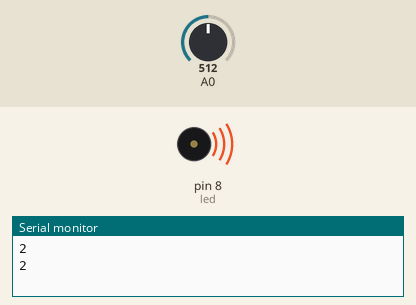
Simulated run of this sketch. Board: Arduino Uno, built with avr-gcc and run on an emulated ATmega328P. On the bench: buzzer (waves = sounding), the last lines printed to the serial monitor. The test bench sets the inputs (shaded band); at power-on: A0 = 512.

Above: at 3.5 s.
3.6 s: A0 set to 492
At 5.8 s:
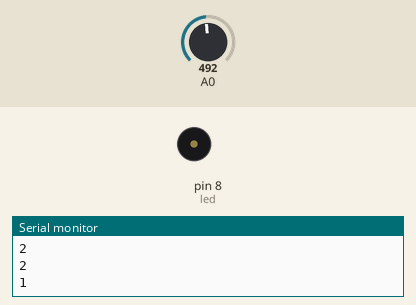
7.2 s: A0 set to 900
At 8.3 s:
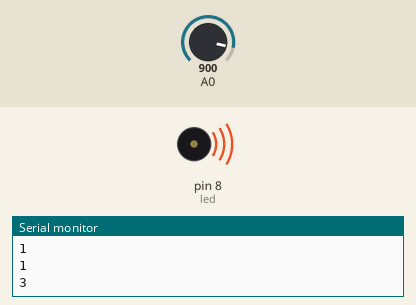
Timing chart, 0 to 16.8 s (numbered marks = the images above; inputs shaded):
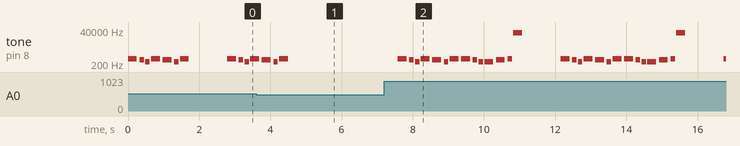

The sketch:

mixer.ino
```cpp
#include "pitches.h"

#define led 8


// notes in the melody:
int melody[] = {
 NOTE_A4, NOTE_G4, NOTE_D4,  NOTE_D4, NOTE_G4,  NOTE_A4
};


int melody2[] = {
  NOTE_A4, NOTE_G4, NOTE_D4, NOTE_A4, NOTE_G4, NOTE_D4,
};

int melody3[] = {
  NOTE_A4, NOTE_G4, NOTE_D4,
};
// note durations: 4 = quarter note, 8 = eighth note, etc.:
int noteDurations[] = {
  4, 8, 8, 4, 4, 8, 4
};

int noteDurations2[] = {
  4, 8, 8, 4, 4,
};

int noteDurations3[] = {
  4, 8, 8
};

void setup()

{ Serial.begin (9600);

pinMode(led, OUTPUT);

}

void loop(){

{

 int Knob = map(analogRead(A0), 0, 1000, 0, 4);

  Serial.println(Knob);


if (Knob >= 2) {
  for (int thisNote = 0; thisNote < 8; thisNote++) {

    int noteDuration = 1000 / noteDurations[thisNote];
    tone(8, melody2[thisNote], noteDuration);

    int pauseBetweenNotes = noteDuration * 1.30;
    delay(pauseBetweenNotes);
    noTone(8);
  }
}


if (Knob >= 3) {
  for (int thisNote = 0; thisNote < 8; thisNote++) {

    int noteDuration = 1000 / noteDurations[thisNote];
    tone(8, melody[thisNote], noteDuration);

    int pauseBetweenNotes = noteDuration * 1.30;
    delay(pauseBetweenNotes);
    noTone(8);
  }
}

if (Knob >= 4) {
  for (int thisNote = 0; thisNote < 8; thisNote++) {

    int noteDuration = 1000 / noteDurations[thisNote];
    tone(8, melody[thisNote], noteDuration);

    int pauseBetweenNotes = noteDuration * 1.30;
    delay(pauseBetweenNotes);
    noTone(8);
  }
}

else {

digitalWrite(led,LOW);
delay(1000);

}

}}
```

Measured:
- the behaviour switches between 500 and 499 on A0 (found by bisection; images 0 and 1)
- after the input at 3.6 s, tone on pin 8 (led): goes on until 4.5 s, then stays silent
- after the input at 7.2 s, tone on pin 8 (led): plays 440 Hz for 0.25 s, 392 Hz for 0.13 s, 294 Hz for 0.13 s, 440 Hz for 0.25 s, 392 Hz for 0.25 s, 294 Hz for 0.13 s … (29 notes in this stretch), starting after 0.38 s
- by itself, tone on pin 8 (led): plays 440 Hz for 0.25 s, 392 Hz for 0.13 s, 294 Hz for 0.13 s, 440 Hz for 0.25 s, 392 Hz for 0.25 s, 294 Hz for 0.13 s … (11 notes in this stretch)
